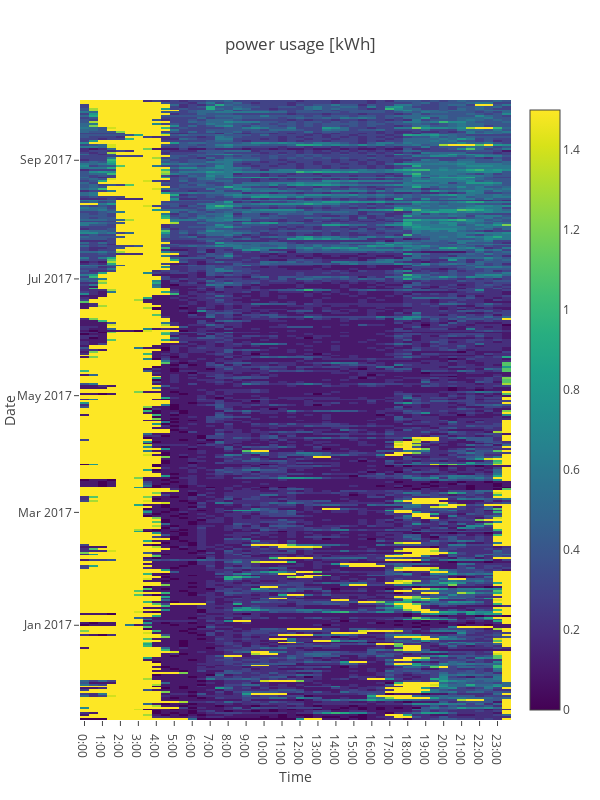

Write notebook code for a chart like this one.
### Code cell
init_notebook_mode(connected=True) 

data = [
    go.Heatmap( 
        x = [str(x)[0:-3] for x in df.columns],
        y = df.index,
        z=df.values.tolist(),
        zmin=0,
        zmax=1.5,

        colorscale='Viridis',
    )
]

layout = go.Layout(
    title = "power usage [kWh]",
    xaxis = {
        "title":"Time",
    },   
    yaxis = {
        "title":"Date",
    }, 
    width=600,
    height=800,
)

fig = {"data":data , "layout": layout}
iplot(fig)

### Figure 1 — Plotly figure (JSON) as saved in the notebook; plotly's stock layout.template omitted (floating-point values rounded to 4 significant figures; data arrays with more than 128 entries replaced by an {"elided": "..."} marker saying what was removed)
{"data": [{"colorscale": "Viridis", "type": "heatmap", "uid": "d927bea4-f488-4748-9a1f-2cbc2840569c", "x": ["0:00", "0:30", "1:00", "1:30", "2:00", "2:30", "3:00", "3:30", "4:00", "4:30", "5:00", "5:30", "6:00", "6:30", "7:00", "7:30", "8:00", "8:30", "9:00", "9:30", "10:00", "10:30", "11:00", "11:30", "12:00", "12:30", "13:00", "13:30", "14:00", "14:30", "15:00", "15:30", "16:00", "16:30", "17:00", "17:30", "18:00", "18:30", "19:00", "19:30", "20:00", "20:30", "21:00", "21:30", "22:00", "22:30", "23:00", "23:30"], "y": {"elided": "324 str values"}, "z": {"elided": "324x48 float values"}, "zmax": 1.5, "zmin": 0}], "layout": {"height": 800, "title": {"text": "power usage [kWh]"}, "width": 600, "xaxis": {"title": {"text": "Time"}}, "yaxis": {"title": {"text": "Date"}}}}
